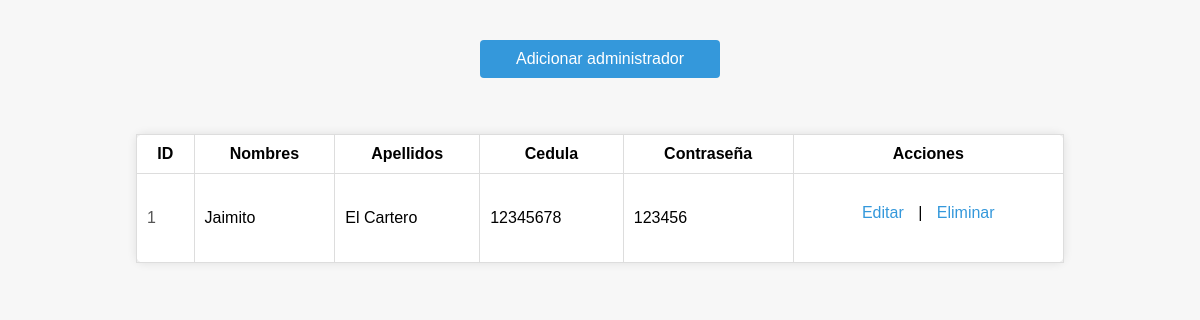
Screenshot of /login/CRUD_visitantes/index.php with the database file from the repository.
### tables this page shows
CREATE TABLE `administrador` (
	  `id` INT NOT NULL AUTO_INCREMENT,
	  `nombre` VARCHAR(45) NOT NULL,
	  `apellidos` VARCHAR(45) NOT NULL,
	  `cedula` VARCHAR(45) UNIQUE NOT NULL,
	  `contrasena` VARCHAR(60) NOT NULL,
	  PRIMARY KEY (`id`)
	);

### login/CRUD_visitantes/index.php (the view, shortened to what this page needs)
<?php
include_once("config.php");
$result = $dbConn->query("SELECT * FROM administrador ORDER BY id ASC");
?>
<!DOCTYPE html>
<html lang="es">
<head>
    <link rel="stylesheet" href="style.css">
</head>
<body>
    <a href="add.html" class="btn-lila">Adicionar administrador</a><br/><br/>
    <div class="container">
        <table class="table">
            <thead>
                <tr class="header-row">
                    <th>ID</th>
                    <th>Nombres</th>
                    <th>Apellidos</th>
                    <th>Cedula</th>
                    <th>Contraseña</th>
                    <th>Acciones</th>
                </tr>
            </thead>
            <tbody>
                <?php
                while($row = $result->fetch(PDO::FETCH_ASSOC)) {
                    echo "<tr>";
                    echo "<td>".$row['id']."</td>";
                    echo "<td>".$row['nombre']."</td>";
                    echo "<td>".$row['apellidos']."</td>";
                    echo "<td>".$row['cedula']."</td>";
                    echo "<td>" . $row['contrasena'] . "</td>";
                    echo "<td><a href=\"edit.php?id={$row['id']}\" class=\"edit-btn\">Editar</a> | <a href=\"delete.php?id={$row['id']}\" class=\"delete-btn\" onClick=\"return confirm('¿Está seguro de eliminar el registro?')\">Eliminar</a></td>";
                    echo "</tr>";
                }
                ?>
            </tbody>
        </table>
    </div>
            </body>
</html>

### login/CRUD_visitantes/style.css (style rules this page uses)
body { font-family: 'Arial', sans-serif; background-color: #f7f7f7; padding: 20px; margin: 0; }
a { text-decoration: none; color: #3498db; padding: 10px; display: inline-block; margin-bottom: 20px; }
table { width: 100%; margin: auto; background: white; padding: 20px; border-radius: 8px; box-shadow: 0 0 10px rgba(0, 0, 0, 0.1); border-collapse: collapse; }
td, th { padding: 10px; border: 1px solid #ddd; }
td:first-child { text-align: left; color: #555; }
td:last-child { text-align: center; padding-top: 20px; }
@media screen and (min-width: 1200px) { table { max-width: 80%; margin: auto; } }
.btn-lila { background-color: #3498db; color: white; padding: 10px 20px; border: none; border-radius: 4px; cursor: pointer; transition: background-color 0.3s; display: block; width: 200px; margin: 20px auto; text-align: center; text-decoration: none; }
.container { width: 100%; margin: auto; }
.table { width: 100%; }

### rows the page displays
administrador: id "1", nombre "Jaimito", apellidos "El Cartero", cedula "12345678", contrasena "123456"
